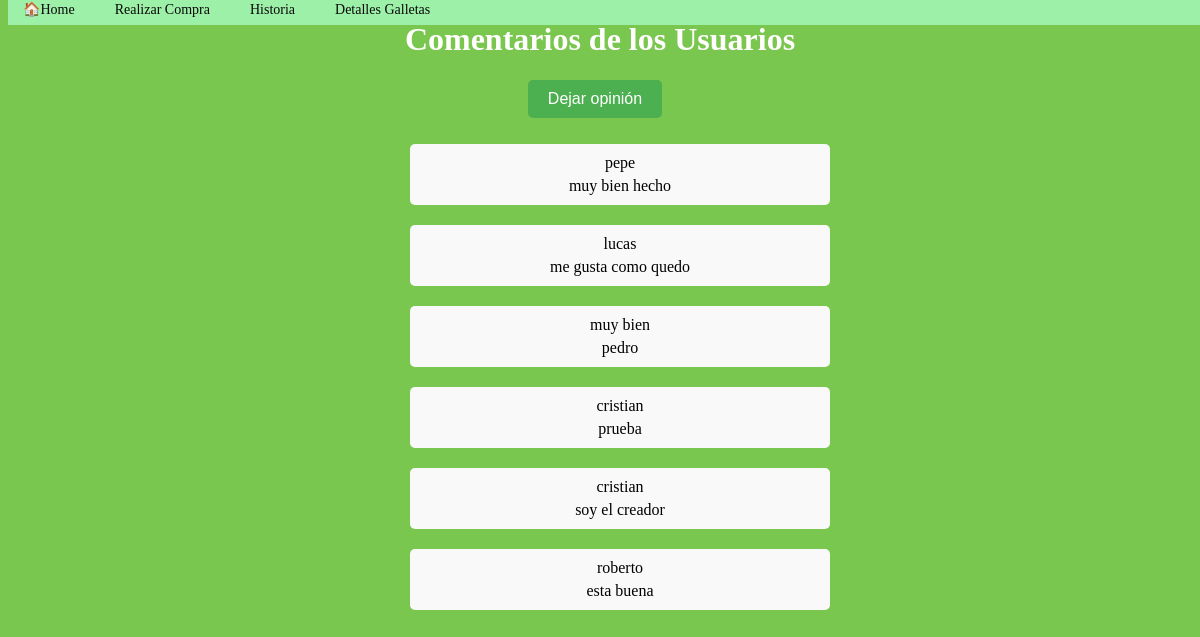
Page /ver-comentarios/ on the committed database.
### myapp/models.py (models this page shows, shortened)
class Opinion(models.Model):
    nombre = models.CharField(max_length=100)
    opinion = models.TextField()

### myapp/views.py (the view)
# urls.py: path('ver-comentarios/', views.ver_comentarios, name='ver_comentarios'),
def ver_comentarios(request):
    comentarios = Opinion.objects.all()  # Obtener todos los comentarios de la base de datos
    return render(request, 'ver_comentarios.html', {'comentarios': comentarios})

### myapp/templates/ver_comentarios.html (shortened to what this page needs)
{% load static %}
<!DOCTYPE html>
<html lang="es">
<head>
    <link rel="stylesheet" type="text/css" href="{% static 'css/styles3.css' %}">
</head>
<body>
    <nav class="navbar">
        <ul>
            <li><a href="{% url 'saludito' %}">🏠Home</a></li>
            <li><a href="{% url 'realizar_compra' %}">Realizar Compra</a></li>
            <li><a href="{% url 'mostrar_historia' %}">Historia</a></li>
            <li><a href="{% url 'detalles_galletas' %}">Detalles Galletas</a></li>
        </ul>
    </nav>
    <h1>Comentarios de los Usuarios</h1>
    <a href="{% url 'opinion_form' %}"><button type="submit" class="boton">Dejar opinión</button></a>
    <div class="comentarios-container">
        <ul>
            {% for comentario in comentarios %}
            <li>
                <div class="comentario-info" style="text-align: center;">
                    <span class="nombre">{{ comentario.nombre }}</span>
                    <span class="descripcion">{{ comentario.opinion }}</span>
                </div>
            </li>
            {% endfor %}
        </ul>
    </div>
</body>
</html>

### myapp/static/css/styles3.css (style rules this page uses)
body { background-color: #7AC74F; text-align: center; }
h1 { color: #fffdfd; animation: fade-in-text 5s linear; animation-fill-mode: forwards; }
.navbar { background-color: #9df0a8; position: fixed; top: 0; width: 100%; z-index: 1000; height: 25px; }
.navbar ul { list-style-type: none; margin: 0; padding: 0; display: flex; justify-content: flex-start; }
.navbar li { margin-right: 10px; }
.navbar li:last-child { margin-right: 0; }
.navbar a { color: #080808; text-decoration: none; padding: 15px; font-size: 14px; }
.comentarios-container li { margin-bottom: 20px; list-style-type: none; }
.boton { display: inline-block; background-color: #4CAF50; color: white; padding: 10px 20px; border: none; border-radius: 5px; text-align: center; text-decoration: none; font-size: 16px; margin-right: 10px; margin-bottom: 10px; cursor: pointer; transition: background-color 0.3s; }
.comentario-info { margin: 5px auto; padding: 10px; background-color: #f9f9f9; border-radius: 5px; max-width: 400px; }
.nombre { display: block; margin-bottom: 5px; }
.descripcion { flex-grow: 1; }

### rows in the picture
Opinion: nombre "pepe", opinion "muy bien hecho"
Opinion: nombre "lucas", opinion "me gusta como quedo"
Opinion: nombre "muy bien", opinion "pedro"
Opinion: nombre "cristian", opinion "prueba"
Opinion: nombre "cristian", opinion "soy el creador"
Opinion: nombre "roberto", opinion "esta buena"
